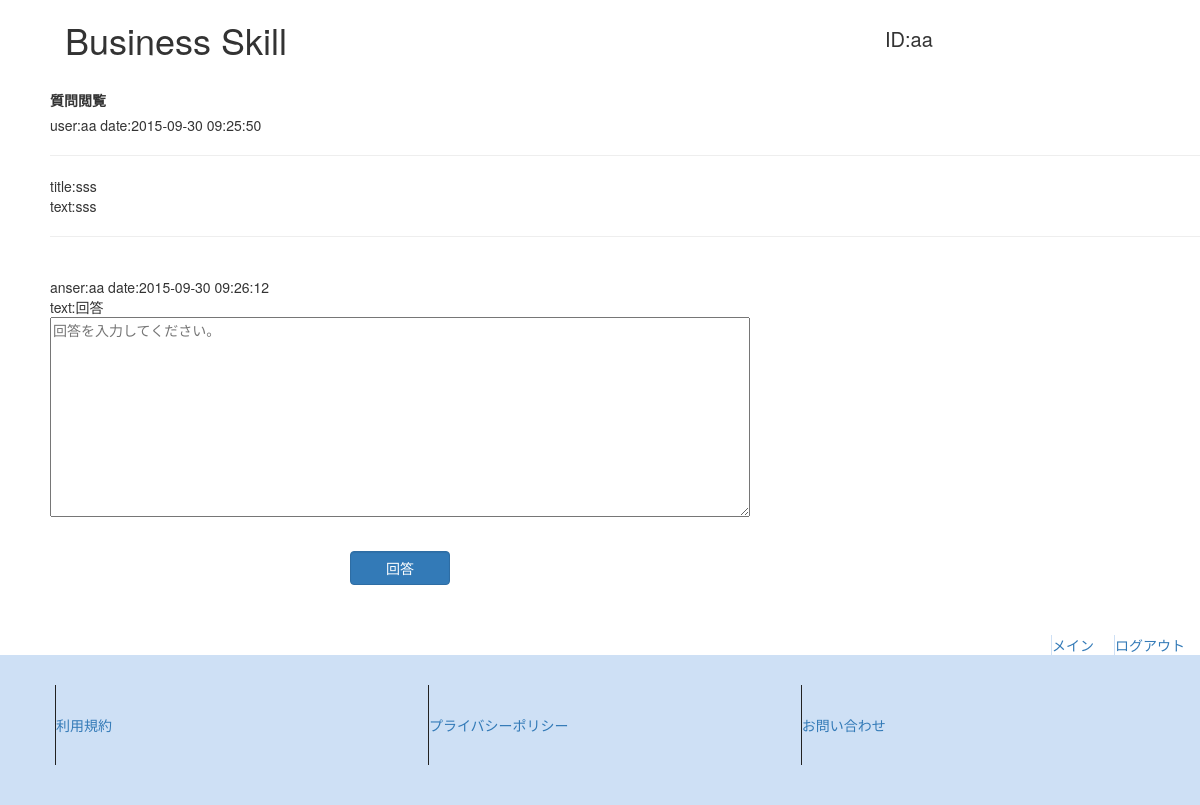
The app's page /question_reading.php?question_id=19&id=aa (signed in) with its own data.
### tables this page shows
CREATE TABLE IF NOT EXISTS `question` (
  `id` int(255) NOT NULL,
  `title` varchar(255) NOT NULL,
  `question` text NOT NULL,
  `date` datetime NOT NULL,
  `user_id` varchar(255) NOT NULL
);

CREATE TABLE IF NOT EXISTS `ans` (
  `id` int(255) NOT NULL,
  `ans` text NOT NULL,
  `ans_user` varchar(255) NOT NULL,
  `date` datetime NOT NULL
);

### question_reading.php (the view, shortened to what this page needs)
<?php
    $view="";
    $ans="";
    $pdo = new PDO('mysql:dbname=bs;host=localhost', 'root', '');
    $question_id = htmlspecialchars($_GET["question_id"]);
    $stmt = $pdo->prepare("SELECT * FROM question WHERE id = $question_id");
    $stmt_ans = $pdo->prepare("SELECT * FROM ans WHERE id = $question_id");
    $flag = $stmt->execute();
    $flag_ans = $stmt_ans->execute();
    if($flag==false){
        $view = "SQLエラー（view）";
    }else{
        $result = $stmt->fetch(PDO::FETCH_ASSOC);
        $view .= 'user:'.$result['user_id'].' date:'.$result['date'].'<br><hr>title:'.$result['title'].'<br>text:'.$result['question'].'<br><hr>';
    }
    if($flag_ans==false){
        $ans = "SQLエラー（ans）";
    }else{
        while($result_ans = $stmt_ans->fetch(PDO::FETCH_ASSOC)){
            $ans .= 'anser:'.$result_ans['ans_user'].' date:'.$result_ans['date'].'<br>text:'.$result_ans['ans'];
        }
    }
?>
<?php require('require/header.php'); ?>
<div class="margin_left50">
    <label class="margin_top20">質問閲覧</label>
    <br>
    <?=$view?>
    <br>
    <?=$ans?>
</div>
<form method="post" action="question_ans_execute.php">
    <textarea placeholder="回答を入力してください。" id="text_q" name="ans" class="margin_left50"></textarea>
    <input type="submit" class="form-control btn-primary btn_posi margin_left50" width="100px" value="回答">
</form>
<?php require('require/footer.php'); ?>

### css/style.css (style rules this page uses)
body { max-width: 1280px; width: auto; }
.margin_left50 { margin-left: 50px; }
.margin_top20 { margin-top: 20px; }
.btn_posi { position:relative; top: 30px; right:400px; }
textarea { width: 700px; }
#text_q { height:200px; }
.btn_posi { width:100px; position: relative; left: 300px; }

### records on screen
question: user "aa", date "2015-09-30 09:25:50", title "sss", question "sss"
ans: ans_user "aa", date "2015-09-30 09:26:12", ans "回答"

### other values on screen
$id "aa"
